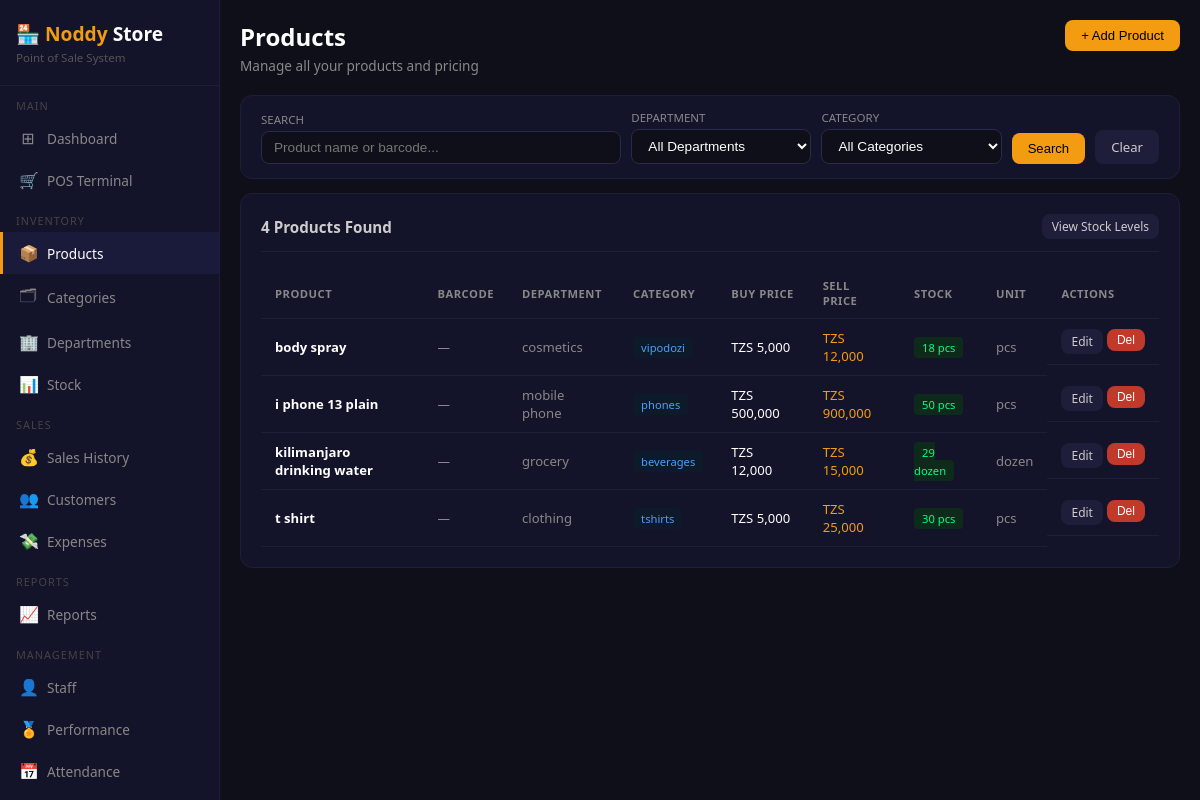
Before: /products (signed in) with the older database file.
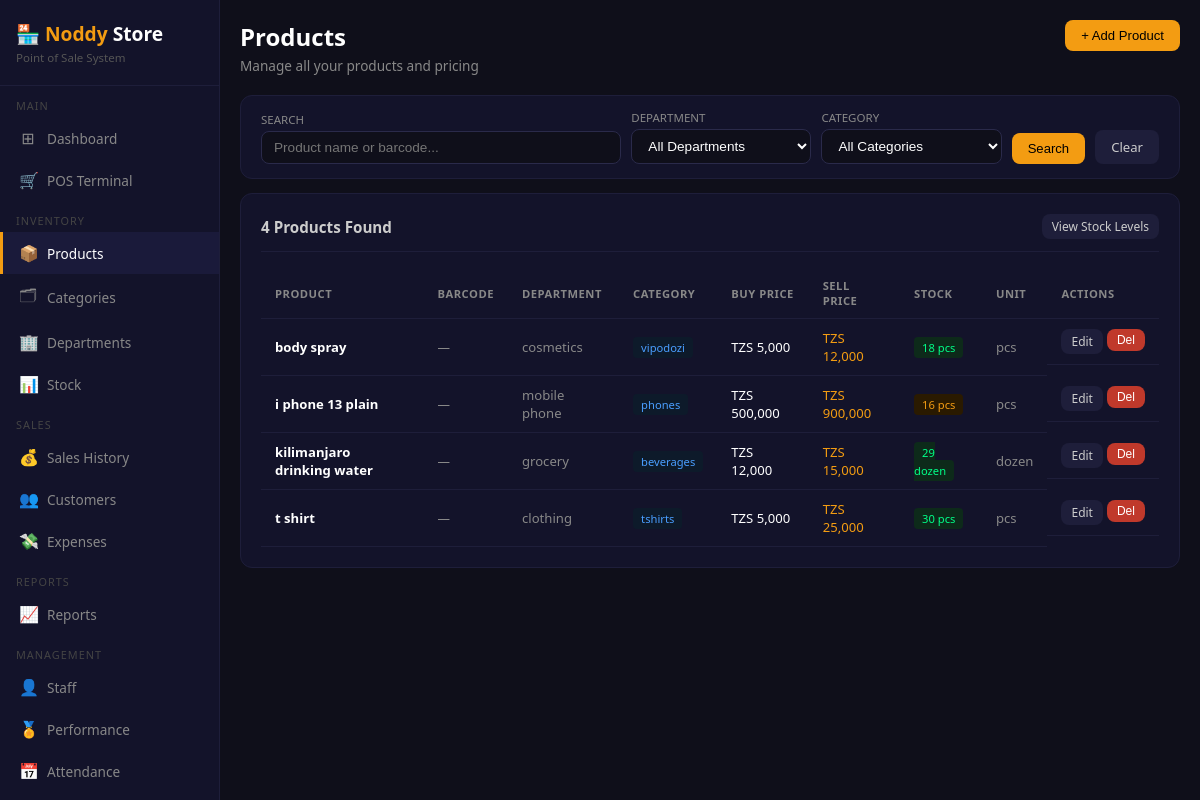
After: the same page with the newer database file.
### tables this page shows
CREATE TABLE products (
        id            INTEGER PRIMARY KEY AUTOINCREMENT,
        name          TEXT NOT NULL,
        barcode       TEXT UNIQUE,
        category_id   INTEGER,
        branch_id     INTEGER,
        buying_price  REAL DEFAULT 0,
        selling_price REAL DEFAULT 0,
        stock_qty     INTEGER DEFAULT 0,
        min_stock     INTEGER DEFAULT 5,
        unit          TEXT DEFAULT 'pcs',
        description   TEXT,
        active        INTEGER DEFAULT 1,
        created_at    TEXT DEFAULT CURRENT_TIMESTAMP,
        FOREIGN KEY (category_id) REFERENCES categories(id),
        FOREIGN KEY (branch_id)   REFERENCES branches(id)
    );

CREATE TABLE departments (
        id          INTEGER PRIMARY KEY AUTOINCREMENT,
        name        TEXT NOT NULL,
        description TEXT,
        branch_id   INTEGER,
        created_at  TEXT DEFAULT CURRENT_TIMESTAMP,
        FOREIGN KEY (branch_id) REFERENCES branches(id)
    );

CREATE TABLE categories (
        id            INTEGER PRIMARY KEY AUTOINCREMENT,
        name          TEXT NOT NULL,
        department_id INTEGER,
        description   TEXT,
        created_at    TEXT DEFAULT CURRENT_TIMESTAMP,
        FOREIGN KEY (department_id) REFERENCES departments(id)
    );

### app.py (the view)
@app.route('/products')
@login_required
def products():
    conn      = get_db()
    branch_id = session.get('branch_id')
    role      = session.get('role')
    search    = request.args.get('q','')
    cat_id    = request.args.get('cat','')
    dept_id   = request.args.get('dept','')
    query  = '''SELECT p.*,c.name as cat_name,d.name as dept_name,b.name as branch_name
                FROM products p
                LEFT JOIN categories c ON p.category_id=c.id
                LEFT JOIN departments d ON c.department_id=d.id
                LEFT JOIN branches b ON p.branch_id=b.id
                WHERE p.active=1'''
    params = []
    if role != 'admin':
        query += ' AND p.branch_id=?'; params.append(branch_id)
    if search:
        query += ' AND (p.name LIKE ? OR p.barcode LIKE ?)'; params += [f'%{search}%',f'%{search}%']
    if cat_id:
        query += ' AND p.category_id=?'; params.append(cat_id)
    if dept_id:
        query += ' AND d.id=?'; params.append(dept_id)
    query += ' ORDER BY p.name'
    prods    = conn.execute(query, params).fetchall()
    cats     = conn.execute('SELECT * FROM categories ORDER BY name').fetchall()
    depts    = conn.execute('SELECT * FROM departments ORDER BY name').fetchall()
    branches = conn.execute('SELECT * FROM branches').fetchall()
    conn.close()
    return render_template('products.html',
        prods=prods, cats=cats, depts=depts,
        branches=branches, search=search,
        cat_id=cat_id, dept_id=dept_id)

### app.py (called while the page is built)
def login_required(f):
    @wraps(f)
    def decorated(*args, **kwargs):
        if 'user_id' not in session:
            return redirect(url_for('login'))
        return f(*args, **kwargs)
    return decorated

### database.py (called while the page is built)
def get_db():
    conn = sqlite3.connect(DB)
    conn.row_factory = sqlite3.Row
    return conn

### templates/products.html (shortened to what the changed rows need)
{% extends 'base.html' %}
{% block content %}
<div class="page-header">
    <div>
        <h2>Products</h2>
    </div>
</div>
<div class="card">
    <table>
        <thead>
            <tr>
                <th>Product</th>
                <th>Barcode</th>
                <th>Department</th>
                <th>Category</th>
                <th>Buy Price</th>
                <th>Sell Price</th>
                <th>Stock</th>
                <th>Unit</th>
                <th>Actions</th>
            </tr>
        </thead>
        <tbody>
            {% for p in prods %}
            <tr>
                <td><strong>{{ p.name }}</strong></td>
                <td style="color:#888;font-size:0.78rem">{{ p.barcode or '—' }}</td>
                <td style="color:#888">{{ p.dept_name or '—' }}</td>
                <td><span class="badge badge-info">{{ p.cat_name or '—' }}</span></td>
                <td>TZS {{ "{:,.0f}".format(p.buying_price) }}</td>
                <td style="color:#f39c12">TZS {{ "{:,.0f}".format(p.selling_price) }}</td>
                <td>
                    <span class="badge badge-{% if p.stock_qty <= p.min_stock %}danger{% elif p.stock_qty <= p.min_stock*2 %}warning{% else %}success{% endif %}">
                        {{ p.stock_qty }} {{ p.unit }}
                    </span>
                </td>
                <td style="color:#888">{{ p.unit }}</td>
                <td style="display:flex;gap:4px;">
                    <a href="/products/edit/{{ p.id }}"
                       class="btn btn-secondary btn-sm">Edit</a>
                    <form method="POST" action="/products/delete/{{ p.id }}"
                          onsubmit="return confirm('Remove product?')"
                          style="display:inline">
                        <button class="btn btn-danger btn-sm">Del</button>
                    </form>
                </td>
            </tr>
            {% else %}
            <tr>
                <td colspan="9" style="text-align:center;color:#555;padding:32px">
                    No products found. Add your first product!
                </td>
            </tr>
            {% endfor %}
        </tbody>
    </table>
</div>
{% endblock %}

Changed rows visible on the page:
changed products "i phone 13 plain": stock_qty "50" → "16"
